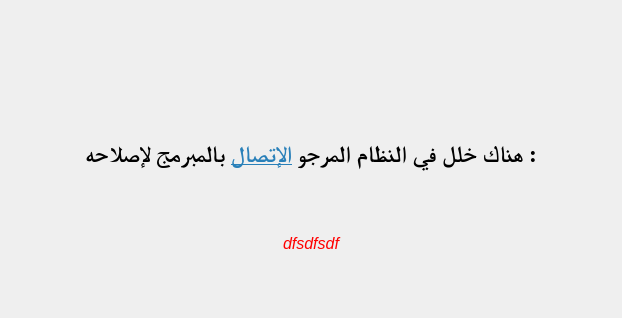
<?xml version="1.0" encoding="UTF-8"?>
<ui version="4.0">
 <class>Form</class>
 <widget class="QWidget" name="Form">
  <property name="geometry">
   <rect>
    <x>0</x>
    <y>0</y>
    <width>622</width>
    <height>318</height>
   </rect>
  </property>
  <property name="windowTitle">
   <string>Form</string>
  </property>
  <layout class="QHBoxLayout" name="horizontalLayout">
   <item>
    <layout class="QVBoxLayout" name="verticalLayout">
     <item>
      <layout class="QHBoxLayout" name="horizontalLayout_2">
       <item>
        <widget class="QLabel" name="err_icon">
         <property name="minimumSize">
          <size>
           <width>120</width>
           <height>120</height>
          </size>
         </property>
         <property name="maximumSize">
          <size>
           <width>120</width>
           <height>120</height>
          </size>
         </property>
         <property name="text">
          <string/>
         </property>
        </widget>
       </item>
      </layout>
     </item>
     <item>
      <widget class="QLabel" name="err_title">
       <property name="maximumSize">
        <size>
         <width>16777215</width>
         <height>37</height>
        </size>
       </property>
       <property name="font">
        <font>
         <family>FreeSerif</family>
         <pointsize>17</pointsize>
         <weight>75</weight>
         <bold>true</bold>
        </font>
       </property>
       <property name="text">
        <string>&lt;html&gt;&lt;head/&gt;&lt;body&gt;&lt;p&gt;هناك خلل في النظام المرجو &lt;a href=&quot;https://yassinebaghdadi.github.io/&quot;&gt;&lt;span style=&quot; text-decoration: underline; color:#2980b9;&quot;&gt;الإتصال&lt;/span&gt;&lt;/a&gt; بالمبرمج لإصلاحه :&lt;/p&gt;&lt;/body&gt;&lt;/html&gt;</string>
       </property>
       <property name="alignment">
        <set>Qt::AlignCenter</set>
       </property>
      </widget>
     </item>
     <item>
      <widget class="QLabel" name="err_msg">
       <property name="font">
        <font>
         <pointsize>12</pointsize>
         <weight>50</weight>
         <italic>true</italic>
         <bold>false</bold>
        </font>
       </property>
       <property name="styleSheet">
        <string notr="true">color: rgb(255, 0, 0);</string>
       </property>
       <property name="text">
        <string>dfsdfsdf</string>
       </property>
       <property name="alignment">
        <set>Qt::AlignCenter</set>
       </property>
       <property name="wordWrap">
        <bool>true</bool>
       </property>
      </widget>
     </item>
    </layout>
   </item>
  </layout>
 </widget>
 <resources/>
 <connections/>
</ui>
